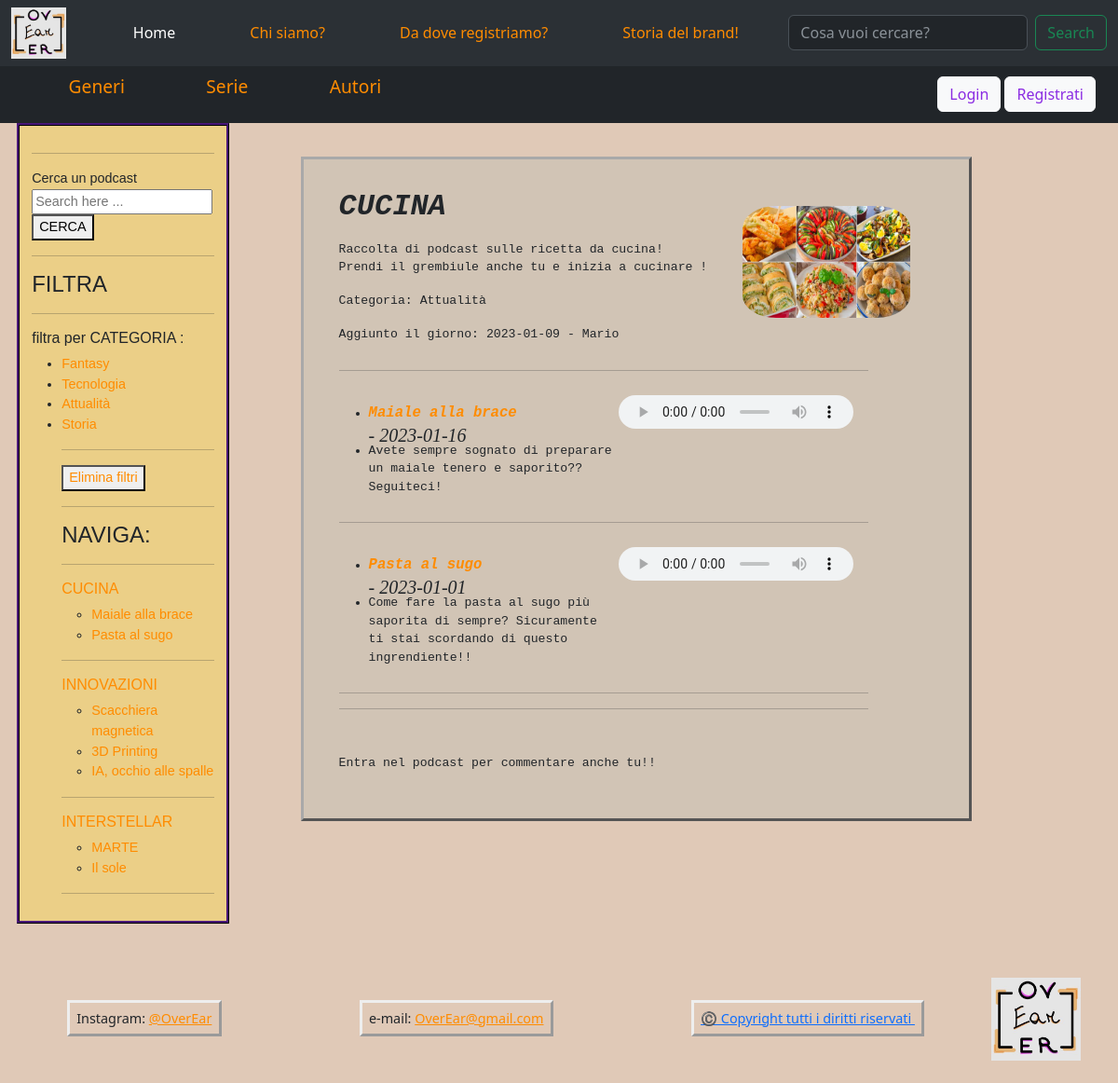
/serie1, run on the app's committed database.
### tables this page shows
CREATE TABLE "serie" (
	"id"	INTEGER NOT NULL,
	"titolo"	TEXT NOT NULL,
	"descrizione"	TEXT NOT NULL,
	"categoria"	TEXT NOT NULL,
	"data"	TEXT NOT NULL,
	"immagine"	TEXT NOT NULL,
	"autore"	TEXT NOT NULL,
	PRIMARY KEY("id" AUTOINCREMENT)
);

CREATE TABLE "podcast" (
	"id"	INTEGER NOT NULL,
	"titolo"	TEXT NOT NULL,
	"descrizione"	TEXT NOT NULL,
	"data"	TEXT NOT NULL,
	"audio"	TEXT,
	"autore"	INTEGER NOT NULL,
	"serie_titolo"	INTEGER NOT NULL,
	PRIMARY KEY("id" AUTOINCREMENT)
);

### app.py (the view)
@app.route('/serie<int:id>') #pagina delle serie singole dinamica con id
def serie_singola(id):
    serie_trovate = podcasts_dao.get_series()
    podcast_trovati = podcasts_dao.trova_podcast()
    rif = podcasts_dao.trova_rif(id)
    return render_template("serie_singola.html", serie_trovate = serie_trovate, podcast_trovati=podcast_trovati, rif=rif)

### podcasts_dao.py (called while the page is built)
def get_series():
    conn = sqlite3.connect('database/podcasts.db') #apro la connessione
    conn.row_factory = sqlite3.Row  #ci restituisce la riga al posto della tupla -> stiamo 'dizionarizzando'
    cursor = conn.cursor() #definisco il cursore
    sql = 'SELECT * FROM serie ORDER BY titolo ASC' #definisco la query e ordino i dati selezionati in ordine di data decrescente
    cursor.execute(sql) #eseguo la query
    series = cursor.fetchall() #prendo tutti i dati
    cursor.close() #chiudo cursore e connessione
    conn.close()
    return series

def trova_rif(id):
    conn = sqlite3.connect('database/podcasts.db')
    conn.row_factory = sqlite3.Row
    cursor = conn.cursor()
    sql = 'SELECT * FROM serie WHERE id = ?'
    cursor.execute(sql, (id,)) #id, perchè è una tupla quindi è un singolo valore ma ha bisogna della virgola
    rif = cursor.fetchone() #one perchè ci aspettiamo al massimo un valore
    cursor.close()
    conn.close()
    return rif

def trova_podcast():
    conn = sqlite3.connect('database/podcasts.db')
    conn.row_factory = sqlite3.Row
    cursor = conn.cursor()
    sql = 'SELECT * FROM podcast ORDER BY data DESC'
    cursor.execute(sql)
    podcast_trovati = cursor.fetchall()
    cursor.close()
    conn.close()
    return podcast_trovati

### templates/serie_singola.html (shortened to what this page needs)
{% extends "base.html" %}
{% block main %}
<main>
  <section class="singola">
    <div>
      <div class="lista_search">
          <h2>{{ rif['titolo'] }}</h2>
          <p>{{ rif['descrizione'] }}</p>
          <p>Categoria: {{ rif['categoria']}}</p>
          <p>Aggiunto il giorno:  {{ rif['data'] }} - {{rif['autore']}}</p>
      </div>
      <img class="foto_serie" src="static/{{rif['immagine']}}" alt="copertina del podcast">
    </div>
        {%for p in podcast_trovati%}
          {%if p.serie_titolo == rif.id %}
            <hr>
            <ul id="episodio{{p.id}}">
              <li><a class="item_titoli" id='p' href="{{url_for('singolo', id=p.id)}}">{{p.titolo}}</a><h5 class="item_search">- {{p.data}}</h5></li>
              <li class="item_descrizione" id="p_descr">{{ p.descrizione }}</li>
              {% if current_user.is_authenticated %}
              <audio controls class="audio">
                <source src="static/{{p['audio']}}" type="audio/mpeg">
              </audio>
              {% else %}
              <audio controls class="audio">
                <source src="#" type="audio/mpeg">
              </audio>
              {% endif %}
            </ul>
          {%endif%}
        {%endfor%}
      <hr>
      <hr>
      <p class="commenti_p" >Entra nel podcast per commentare anche tu!!</p>
  </section>
</main>
{% endblock %}
{% block aside %}
<aside class="sinistra">
  <hr>
  <div class="div_ricerca">
    <label for="search_input">Cerca un podcast</label>
    <input type="search" class="input_search" id="search_input" placeholder="Search here ...">
    <button type="button" class="button_search" id="invia" class="btn btn-info">CERCA</button>
  </div>
  <hr>
  <h4>FILTRA</h3>
  <hr></hr>
  <h6> filtra per CATEGORIA :</h5>
  <ul>
    <li><a href="{{ url_for('categoria', k='Fantasy')}}" data-tag="Fantasy">Fantasy</a></li>
    <li><a href="{{ url_for('categoria', k='Tecnologia')}}" data-tag="Tecnologia">Tecnologia</a></li>
    <li><a href="{{ url_for('categoria', k='Attualità')}}" data-tag="Attualità">Attualit&agrave;</a></li>
    <li><a href="{{ url_for('categoria', k='Storia')}}" data-tag="Storia">Storia</a></li>
    <hr></hr>
    <button><a href="{{url_for('serie')}}">Elimina filtri</a></button>
    <hr>
    <h4> NAVIGA: </h4>
    <hr>
    {%for s in serie_trovate%}
    <section>
        <h6><a href="{{url_for('serie_singola', id=s.id)}}">{{s.titolo}}</a></h6>
        <ul>
            {%for p in podcast_trovati%}
                {%if p.serie_titolo == s.id%}
                <li><a href="{{url_for('singolo', id=p.id)}}">{{p.titolo}}</a></li>
                {%endif%}
            {%endfor%}
        </ul>
    </section>
    <hr>
    {%endfor%}
</aside>
{% endblock %}

### templates/base.html (shortened to what this page needs)
<!DOCTYPE html>
<html lang="it">
    <head>
    <link rel="stylesheet" type="text/css" href="static/podcast.css">
    <link href="https://cdn.jsdelivr.net/npm/bootstrap@5.3.0-alpha1/dist/css/bootstrap.min.css" rel="stylesheet">
    </head>
    <body class="bg">
        <header>
        <nav class="navbar navbar-expand-lg bg-body-tertiary" data-bs-theme='dark'>
            <div class="container-fluid">
              <img class=logo src="static/logo.jpeg" alt="Logo" href="/">
              <div class="collapse navbar-collapse" id="navbarSupportedContent">
                <ul class="navbar-nav me-auto mb-2 mb-lg-0">
                  <li class="nav-item">
                    <a class="nav-link active" aria-current="page" href="/">Home</a>
                  </li>
                  <li class="nav-item">
                    <a class="nav-link" href="/about">Chi siamo?</a>
                  </li>
                  <li class="nav-item">
                    <a class="nav-link" href="/where">Da dove registriamo?</a>
                  </li>
                  <li class="nav-item">
                    <a class="nav-link" href="/story">Storia del brand!</a>
                  </li>
                </ul>
                <form class="d-flex" role="search">
                  <input s class="form-control me-2" id='search' type="search" placeholder="Cosa vuoi cercare?" aria-label="Search">
                  <button class="btn btn-outline-success" type="submit">Search</button>
                </form>
              </div>
            </div>
        </nav>
        <nav class="navbar navbar-dark bg-dark">
          <ul>
            <li class="menu">
              <a class="scelta" href="/generi">Generi</a></li>
              <a class="scelta" href="{{ url_for('serie')}}">Serie</a></li>
              <a class="scelta" href="/autori">Autori</a></li>
          </ul>
          <div class="login">
            {% if current_user.is_authenticated %}
              <button id=logout type="button" class="btn btn-info"><a href="{{ url_for ('logout')}}">Logout</a></button>
              {% if current_user.codice == 'Creatore' %}
                <button type="button" class="btn btn-warning"><a href="{{ url_for('inserimento_podcast')}}">Inserisci un podcast!</a></button>
                <button type="button" class="btn btn-warning"><a href="{{ url_for('inserimento_serie')}}">Inserisci una serie!</a></button>
              {% endif %}
              <button type="button" class="btn btn-light"><a href="{{ url_for ('profilo')}}">{{ current_user.nome + ' ' + current_user.cognome}}</a></button>
            {% else %}
              <button type="button" class="btn btn-light"><a href="{{ url_for('login')}}">Login</a></button>
              <button type="button" class="btn btn-light"><a href="{{ url_for('registrazione')}}">Registrati</a></button>
            {% endif %}
          </div>
        </nav>
        </header>
        <main>
            {% block main %}{% endblock %}
        </main>
        <aside>
            {% block aside %}{% endblock %}
        </aside>
        <footer>
        <div>
          <p>Instagram: <a href="#insta.htlm" title="@OverEar">@OverEar</a></p>
          <p>e-mail: <a href="#email.htlm" title="Email">OverEar@gmail.com</a></p>
          <p> <a class="grassetto" >©️ Copyright tutti i diritti riservati </a></p>
          <img class=logo_sotto src="static/logo.jpeg" alt="Logo">
        </div>
        </footer>
    </body>
</html>

### static/podcast.css (style rules this page uses)
.logo { width: 5%; }
.bg { background-color: rgba(175, 116, 70, 0.384); z-index: -5; }
header { position: fixed; width: 100%; z-index: 10; font-family: system-ui, -apple-system, BlinkMacSystemFont, 'Segoe UI', Roboto, Oxygen, Ubuntu, Cantarell, 'Open Sans', 'Helvetica Neue', sans-serif; }
.nav-item { margin-left: 4rem; }
.login { float: right; padding-right: 2%; }
.menu { display: inline; }
.scelta { margin: 2rem 2rem; font-size: 120%; padding: 0.6rem; text-decoration: none; }
main { float: left; margin-top: 3.5vw; margin-bottom: 5%; margin-left: 1%; font-family: 'Courier New', Courier, monospace; }
.login > button > a { text-decoration: none; color: blueviolet; }
.singola { margin-top: 7vw; width: 60vw; margin-left: 25vw; }
main section { margin: 5%; margin-left: 10vw; margin-right: 5vw; width: 65%; padding: 3% 3.5%; padding-right: 10%; border-style: outset; border-color: darkgray; background-color: rgba(184, 186, 177, 0.381); font-size: 1.1vw; }
main section > div { display: grid; grid-template-columns: 70% 1fr; grid-template-rows: 1fr; }
main section h2, main section h3 { font-style: italic; font-weight: bold; }
main section p { margin-top: 4%; margin-bottom: 3%; }
main section a { font-style: oblique; }
main section > div > div { grid-column: 1; grid-row: 1; }
main section ul li { margin-top: 1.5vw; margin-bottom: 4%; grid-row: 1; grid-column: 1; }
main section > ul { display: grid; grid-template-columns: 50% 1fr; grid-template-rows: 1fr; }
.audio { margin-top: 4%; height: 3vw; width: 21vw; }
.foto_serie { grid-column: 2; grid-row: 1; height: 10vw; width: 15vw; margin-top: 10%; margin-left: 20%; border-radius: 20%; }
.commenti_p { margin-top: 4vw; }
.sinistra { position: absolute; margin-top: 11%; margin-left: 1.5%; padding: 1.1%; border-style: ridge; border-color: rgb(22, 7, 36); background-color: rgba(248, 214, 89, 0.505); font-family: 'Trebuchet MS', 'Lucida Sans Unicode', 'Lucida Grande', 'Lucida Sans', Arial, sans-serif; width: 19vw; font-size: 1.2vw; }
.sinistra a { text-decoration: none; }
footer p { display: inline; font-size: 1.2vw; border: 2%; border-style: outset; padding: 0.6vw; margin: 0vw 6vw; }
footer { clear: both; }
footer > div { margin-bottom: 2vw; }
.logo_sotto { width: 8vw; }
a:link { color: darkorange; }
.profilo > article > div > h2,h5 { margin-bottom: 5vw; font-style: italic; font-family: cursive; font-size: 4vw; }
#p { text-decoration: none; font-weight: bold; font-size: 1.3vw; }
#p_descr { margin-top: 5vw; font-family: monospace; }

### data on the page
serie: titolo "CUCINA", descrizione "Raccolta di podcast sulle ricetta da cucina! Prendi il grembiule anche tu e inizia a cucinare !", categoria "Attualità", data "2023-01-09", autore "Mario", immagine (picture)
podcast: titolo "Maiale alla brace", data "2023-01-16", descrizione "Avete sempre sognato di preparare un maiale tenero e saporito?? Seguiteci!"
podcast: titolo "Pasta al sugo", data "2023-01-01", descrizione "Come fare la pasta al sugo più saporita di sempre? Sicuramente ti stai scordando di questo ingrendiente!!"
serie: titolo "INNOVAZIONI"
podcast: titolo "Scacchiera magnetica"
podcast: titolo "3D Printing"
podcast: titolo "IA, occhio alle spalle"
serie: titolo "INTERSTELLAR"
podcast: titolo "MARTE"
podcast: titolo "Il sole"
